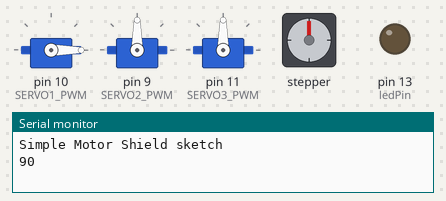
A sketch run on a simulated Arduino Uno, built with avr-gcc and run on an emulated ATmega328P. Shown: 3 × servo, stepper motor, output pins drawn as LEDs (lit = HIGH), the last lines printed to the serial monitor. Stepper angles assume 2000 steps per turn.

Above: at 0.1 s.
At 3.1 s:
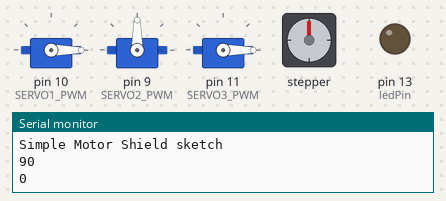
At 12.1 s:
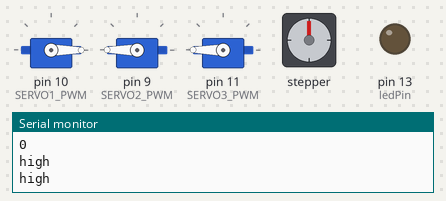
At 22.1 s:
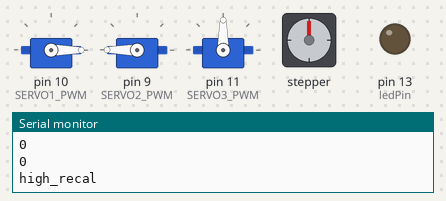
At 29.3 s:
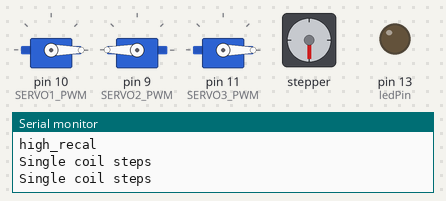
At 38.3 s:
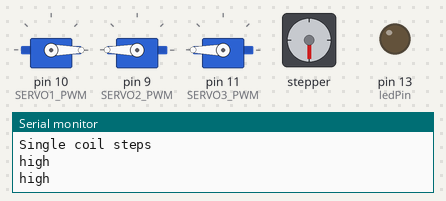
Timing chart, 0 to 39.8 s (numbered marks = the images above):
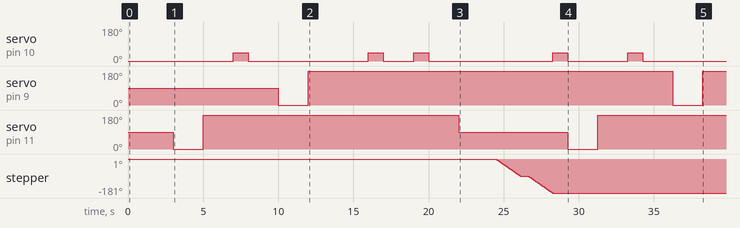

Measured:
- by itself, servo on pin 10 (SERVO1_PWM): 0° → 45° at 7.0 s, → 0° 1.0 s later, → 45° 8.0 s later, → 0° 1.0 s later, … (10 changes in this stretch)
- by itself, servo on pin 9 (SERVO2_PWM): alternates 180° for 24.3 s and 0° for 2.0 s
- by itself, servo on pin 11 (SERVO3_PWM): 90° → 0° at 3.0 s, → 180° 2.0 s later, → 90° 17.0 s later, → 0° 7.3 s later, … (5 changes in this stretch)

The sketch:

fullcontrol_small.ino
```cpp
#include <Servo.h>
#include <AFMotor.h>

Servo servo_1;
Servo servo_2;
Servo servo_3;
AF_Stepper motor(2000, 2);

#define SERVO1_PWM 10
#define SERVO2_PWM 9
//#define SERVO2_PWM 8
#define SERVO3_PWM 11

int top1 = 0; // LED connected to digital pin 13
int middle = 3;   // pushbutton connected to digital pin 7
int bottom = 5;     // variable to store the read value

int ledPin = 13;

  int leftCount = 90;
  int rightCount = 90;
  int topCount = 90;
  int downCount = 90;

  int  left = 1;
  int  right = 2;
  int  top = 3;
  int  down = 4;
  int  shoot = 5;


void setup() {

  pinMode(top, INPUT);      // sets the digital pin 7 as input
  pinMode(middle, INPUT);      // sets the digital pin 7 as input
  pinMode(bottom, INPUT);      // sets the digital pin 7 as input

  Serial.begin(9600);
  Serial.println("Simple Motor Shield sketch");

  // Use the default "Servo" library of Arduino.
  // Attach the pin number to the servo library.
  // This might also set the servo in the middle position.
  servo_1.attach(SERVO1_PWM);
  servo_2.attach(SERVO2_PWM);
  servo_3.attach(SERVO3_PWM);

  motor.setSpeed(10);  // 10 rpm

  pinMode(ledPin, OUTPUT);
  recalFire();
  recalHight();
  delay(2000);


}

void fire(){

  int angle = 45;
  servo_1.write(angle);
  delay(1000);
  servo_1.write(0);

}

void recalFire(){

  int pos = 0;
  pos = servo_1.read();
  Serial.println(pos);
  if  (pos > 0){
    servo_1.write(0);
    delay(1000);
  }

}

void recalcircle(){

  servo_3.write(90);
  Serial.println("high_recal");

}

void recalHight(){

  int pos = 0;

  pos = servo_1.read();
  Serial.println(pos);
  if  (pos > 0){
    servo_1.write(90);
    //delay(1000);
  }

}

void high(int x){

  servo_2.write(x);
  Serial.println("high");

}

void circle(int x){

  servo_3.write(x);
  //Serial.println("cricle");

}


void reload_back(int x){

    motor.step(1, RELEASE, 0);
    delay(500);
    Serial.println("Single coil steps");
    //motor.step(x, FORWARD, DOUBLE);
    motor.step(x, BACKWARD, INTERLEAVE);
}

void reload_front(int x){

    motor.step(1, RELEASE, 0);
    delay(500);
    Serial.println("Single coil steps");
    //motor.step(x, BACKWARD, DOUBLE);
    motor.step(x, BACKWARD, INTERLEAVE);

}

void loop() {
  // put your main code here, to run repeatedly:
  // Suppose there are two servo motors connected.
  // Let them move 180 degrees.

    circle(0);
    delay(2000);
    circle(180);
    delay(2000);
    fire();
    delay(2000);
    high(0);
    delay(2000);
    high(180);
    delay(2000);
    recalFire();
    delay(2000);
    fire();
    recalHight();
    delay(2000);
    fire();
    delay(2000);
    recalcircle();
    delay(2000);
    reload_back(1000);
    delay(10);
    reload_front(1000);
    delay(10);
    fire();

}
```
